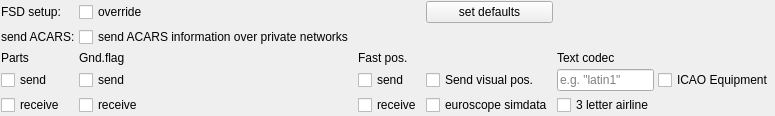
<?xml version="1.0" encoding="UTF-8"?>
<ui version="4.0">
 <class>CFsdSetupForm</class>
 <widget class="QFrame" name="CFsdSetupForm">
  <property name="geometry">
   <rect>
    <x>0</x>
    <y>0</y>
    <width>248</width>
    <height>82</height>
   </rect>
  </property>
  <property name="windowTitle">
   <string>FSD setup</string>
  </property>
  <layout class="QGridLayout" name="gl_FsdSetupForm">
   <property name="leftMargin">
    <number>1</number>
   </property>
   <property name="topMargin">
    <number>1</number>
   </property>
   <property name="rightMargin">
    <number>1</number>
   </property>
   <property name="bottomMargin">
    <number>1</number>
   </property>
   <property name="spacing">
    <number>4</number>
   </property>
   <item row="0" column="1">
    <widget class="QLabel" name="lbl_FsdSetup">
     <property name="text">
      <string>FSD setup:</string>
     </property>
    </widget>
   </item>

    <item row="1" column="1">
      <widget class="QLabel" name="lbl_FsdSendAcars">
        <property name="text">
          <string>send ACARS:</string>
        </property>
      </widget>
    </item>
    
   <item row="5" column="1">
    <widget class="QCheckBox" name="cb_AircraftPartsSend">
     <property name="text">
      <string>send</string>
     </property>
    </widget>
   </item>
   <item row="6" column="1">
    <widget class="QCheckBox" name="cb_AircraftPartsReceive">
     <property name="text">
      <string>receive</string>
     </property>
    </widget>
   </item>
   <item row="0" column="2">
    <widget class="QCheckBox" name="cb_Override">
     <property name="text">
      <string>override</string>
     </property>
    </widget>
   </item>

    <item row="1" column="2">
      <widget class="QCheckBox" name="cb_FsdSendAcars">
        <property name="text">
          <string>send ACARS information over private networks</string>
        </property>
      </widget>
    </item>
    
   <item row="4" column="1">
    <widget class="QLabel" name="lbl_AircraftParts">
     <property name="toolTip">
      <string>aircraft parts</string>
     </property>
     <property name="text">
      <string>Parts</string>
     </property>
    </widget>
   </item>
   <item row="4" column="2">
    <widget class="QLabel" name="lbl_GndFlag">
     <property name="text">
      <string>Gnd.flag</string>
     </property>
    </widget>
   </item>
   <item row="6" column="3">
    <widget class="QCheckBox" name="cb_FastPositionReceive">
     <property name="text">
      <string>receive</string>
     </property>
    </widget>
   </item>
   <item row="4" column="3">
    <widget class="QLabel" name="lbl_FastPositions">
     <property name="text">
      <string>Fast pos.</string>
     </property>
    </widget>
   </item>
   <item row="5" column="2">
    <widget class="QCheckBox" name="cb_GndFlagSend">
     <property name="text">
      <string>send</string>
     </property>
    </widget>
   </item>
   <item row="0" column="4">
    <widget class="QPushButton" name="pb_SetDefaults">
     <property name="text">
      <string>set defaults</string>
     </property>
    </widget>
   </item>
   <item row="6" column="5">
    <widget class="QCheckBox" name="cb_3LetterAirlineICAO">
     <property name="toolTip">
      <string>force 3 letter airline ICAO code</string>
     </property>
     <property name="text">
      <string>3 letter airline</string>
     </property>
    </widget>
   </item>
   <item row="5" column="3">
    <widget class="QCheckBox" name="cb_FastPositionSend">
     <property name="text">
      <string>send</string>
     </property>
    </widget>
   </item>
   <item row="4" column="5">
    <widget class="QLabel" name="lbl_TextCodec">
     <property name="text">
      <string>Text codec</string>
     </property>
    </widget>
   </item>
   <item row="6" column="2">
    <widget class="QCheckBox" name="cb_GndFlagReceive">
     <property name="text">
      <string>receive</string>
     </property>
    </widget>
   </item>
   <item row="6" column="4">
    <widget class="QCheckBox" name="cb_EuroscopeSimData">
     <property name="toolTip">
      <string>Read SIMDATA packets from EuroScope simulator session</string>
     </property>
     <property name="text">
      <string>euroscope simdata</string>
     </property>
    </widget>
   </item>
   <item row="5" column="5">
    <widget class="QLineEdit" name="le_TextCodec">
     <property name="placeholderText">
      <string>e.g. &quot;latin1&quot;</string>
     </property>
    </widget>
   </item>
   <item row="5" column="4">
    <widget class="QCheckBox" name="cb_VisualPositionSend">
     <property name="text">
      <string>Send visual pos.</string>
     </property>
    </widget>
   </item>
   <item row="5" column="6">
    <widget class="QCheckBox" name="cb_IcaoEquipment">
     <property name="text">
      <string>ICAO Equipment</string>
     </property>
    </widget>
   </item>
  </layout>
 </widget>
 <tabstops>
  <tabstop>cb_Override</tabstop>
  <tabstop>cb_AircraftPartsSend</tabstop>
  <tabstop>cb_GndFlagSend</tabstop>
  <tabstop>cb_FastPositionSend</tabstop>
  <tabstop>cb_VisualPositionSend</tabstop>
  <tabstop>le_TextCodec</tabstop>
  <tabstop>cb_IcaoEquipment</tabstop>
  <tabstop>cb_AircraftPartsReceive</tabstop>
  <tabstop>cb_GndFlagReceive</tabstop>
  <tabstop>cb_FastPositionReceive</tabstop>
  <tabstop>cb_EuroscopeSimData</tabstop>
  <tabstop>cb_3LetterAirlineICAO</tabstop>
  <tabstop>pb_SetDefaults</tabstop>
 </tabstops>
 <resources/>
 <connections/>
</ui>
